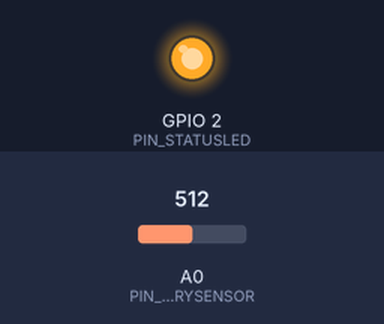
Recording of a sketch running on a simulated ESP8266 (NodeMCU). Parts: output pins drawn as LEDs (lit = HIGH). The inputs (shaded band) are chosen by the test bench; at power-on: A0 (PIN_BATTERYSENSOR) = 512. WiFi joins after 1.5 s; servers stay silent unless stated; what the sketch prints to the serial monitor is not drawn.

Above: at 0.6 s.
At 2.4 s:
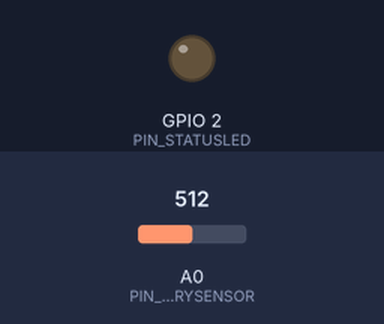
Timing chart, 0 to 3.9 s (numbered marks = the images above):
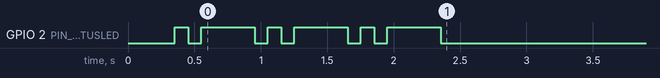

The sketch:

Production.ino
```cpp
#include <ESP8266WiFi.h>
#include <WiFiUdp.h>
#include <Wire.h>
#include <ArduinoNunchuk.h>

/*
 * Configuration
 *
 */

#define FIRMWARE_VERSION                        "1.0.3"

#define DEBUG                                   0

#define WIFI_SSID                               "Bastis Cruiserboard"
#define WIFI_PASSWORD                           "cruiser1337"
#define WIFI_CONNECTION_RETRIES                 20

#define PIN_STATUSLED                           LED_BUILTIN

#define UDP_SERVER_HOST                         "10.0.1.1"
#define UDP_SERVER_PORT                         8888

// We just send 4 bytes
#define UDP_BUFFER_SIZE                         4

// Send every N milliseconds a packet to receiver
#define PACKET_SEND_INTERVAL                    100

// Set the "real" minimum/maximum of x axis that the joystick is able to reach
#define NUNCHUK_MIN_VALUE_X                     31
#define NUNCHUK_MAX_VALUE_X                     232

// Set the "real" minimum/maximum of y axis that the joystick is able to reach
#define NUNCHUK_MIN_VALUE_Y                     29
#define NUNCHUK_MAX_VALUE_Y                     218

#define PIN_BATTERYSENSOR                       A0

/*
 * Main program
 *
 */


ArduinoNunchuk nunchuk = ArduinoNunchuk();
int connectionFailCouter = WIFI_CONNECTION_RETRIES;
WiFiUDP udpClient = WiFiUDP();

void setup()
{
    Serial.begin(115200);
    delay(250);

    setupPins();
    setupNunchuk();
    setupWifi();
}

void setupPins()
{
    pinMode(PIN_STATUSLED, OUTPUT);
    pinMode(PIN_BATTERYSENSOR, INPUT);
}

void setupNunchuk()
{
    nunchuk.init();
}

void setupWifi()
{
    Serial.printf("Connecting to to Wi-Fi access point '%s'...\n", WIFI_SSID);

    // Do not store Wi-Fi config in SDK flash area
    WiFi.persistent(false);

    // Disable auto Wi-Fi access point mode
    WiFi.mode(WIFI_STA);

    WiFi.begin(WIFI_SSID, WIFI_PASSWORD);

    bool wasSuccessful = true;

    while (WiFi.status() != WL_CONNECTED)
    {
        if (connectionFailCouter <= 0)
        {
            wasSuccessful = false;
            break;
        }

        Serial.print(F("."));

        // Blink 2 times when connecting
        blinkStatusLED(2);
        delay(300);

        connectionFailCouter--;
    }

    Serial.println();

    if (wasSuccessful)
    {
        Serial.print(F("Connected to Wi-Fi access point. Obtained IP address: "));
        Serial.println(WiFi.localIP());

        // Enable LED constantly
        digitalWrite(PIN_STATUSLED, LOW);
    }
    else
    {
        Serial.printf("Connection failed after %i tries! Giving up.\n", WIFI_CONNECTION_RETRIES);

        // Disable LED constantly
        digitalWrite(PIN_STATUSLED, HIGH);

        startDeepSleep();
    }
}

void blinkStatusLED(const int times)
{
    for (int i = 0; i < times; i++)
    {
        // Enable LED
        digitalWrite(PIN_STATUSLED, LOW);
        delay(100);

        // Disable LED
        digitalWrite(PIN_STATUSLED, HIGH);
        delay(100);
    }
}

void startDeepSleep()
{
    Serial.println(F("Shutting down. Going to deep sleep..."));
    ESP.deepSleep(0);

    Serial.println(F("Deep sleep failed!"));
}

void loop()
{
    sendCurrentControlStatus();
    delay(PACKET_SEND_INTERVAL);
}

void sendCurrentControlStatus()
{
    nunchuk.update();

    const uint8_t rawValueX = nunchuk.analogX;
    const uint8_t rawValueY = nunchuk.analogY;

    const uint8_t normalizedValueX = normalizeValueX(rawValueX);
    const uint8_t normalizedValueY = normalizeValueY(rawValueY);

    const uint8_t mappedValueX = map(normalizedValueX, NUNCHUK_MIN_VALUE_X, NUNCHUK_MAX_VALUE_X, 0, 255);
    const uint8_t mappedValueY = map(normalizedValueY, NUNCHUK_MIN_VALUE_Y, NUNCHUK_MAX_VALUE_Y, 0, 255);

    const float batteryVoltage = readBatteryVoltage();
    const int multipliedBatteryVoltage = batteryVoltage * 10;

    #if DEBUG == 1
        Serial.print(F("Nunchuk X axis raw value: "));
        Serial.println(rawValueX);

        Serial.print(F("Nunchuk X axis normalized value: "));
        Serial.println(normalizedValueX);

        Serial.print(F("Nunchuk X axis mapped value: "));
        Serial.println(mappedValueX);

        Serial.println();

        Serial.print(F("Nunchuk Y axis raw value: "));
        Serial.println(rawValueY);

        Serial.print(F("Nunchuk Y axis normalized value: "));
        Serial.println(normalizedValueY);

        Serial.print(F("Nunchuk Y axis mapped value: "));
        Serial.println(mappedValueY);

        Serial.println();

        Serial.print(F("Nunchuk Z button pressed: "));
        Serial.println(nunchuk.zButton);

        Serial.print(F("Nunchuk C button pressed: "));
        Serial.println(nunchuk.cButton);

        Serial.println();

        Serial.print(F("Battery voltage: "));
        Serial.println(batteryVoltage);

        Serial.print(F("Battery multiplied voltage: "));
        Serial.println(multipliedBatteryVoltage);

        Serial.println();
        Serial.println();
    #endif

    uint8_t buttonsPressedState = 0b00000000;

    if (nunchuk.zButton == 1)
    {
        buttonsPressedState |= 0b10000000;
    }

    if (nunchuk.cButton == 1)
    {
        buttonsPressedState |= 0b01000000;
    }

    byte message[UDP_BUFFER_SIZE] = {0};
    message[0] = mappedValueX;
    message[1] = mappedValueY;
    message[2] = buttonsPressedState;
    message[3] = multipliedBatteryVoltage;

    sendUDPPacket(message, sizeof(message));
}

uint8_t normalizeValueX(const uint8_t rawValueX)
{
    // Be sure the X value is not greater or smaller than the given limits:
    const uint8_t normalizedValue = constrain(rawValueX, NUNCHUK_MIN_VALUE_X, NUNCHUK_MAX_VALUE_X);

    return normalizedValue;
}

uint8_t normalizeValueY(const uint8_t rawValueY)
{
    // Be sure the Y value is not greater or smaller than the given limits:
    const uint8_t normalizedValue = constrain(rawValueY, NUNCHUK_MIN_VALUE_Y, NUNCHUK_MAX_VALUE_Y);

    return normalizedValue;
}

float readBatteryVoltage()
{
    /*

    10kOhm 2,2kOhm resistors

    1,0V becomes 0,18V

    0.0 -> 0.00
    1.0 -> 0.18
    3.2 -> 0.58
    4.2 -> 0.76
    5.0 -> 0.90
    */

    const int analogBatterySensorLevel = analogRead(PIN_BATTERYSENSOR);
    const int reducedBatteryVoltageInMillivolt = map(analogBatterySensorLevel, 0, 1023, 0, 1000);;
    const float batteryVoltage = (float) reducedBatteryVoltageInMillivolt / 180.0;

    return batteryVoltage;
}

void sendUDPPacket(const byte payload[], const uint16_t length)
{
    udpClient.beginPacket(UDP_SERVER_HOST, UDP_SERVER_PORT);
    udpClient.write(payload, length);
    udpClient.endPacket();
}
```
